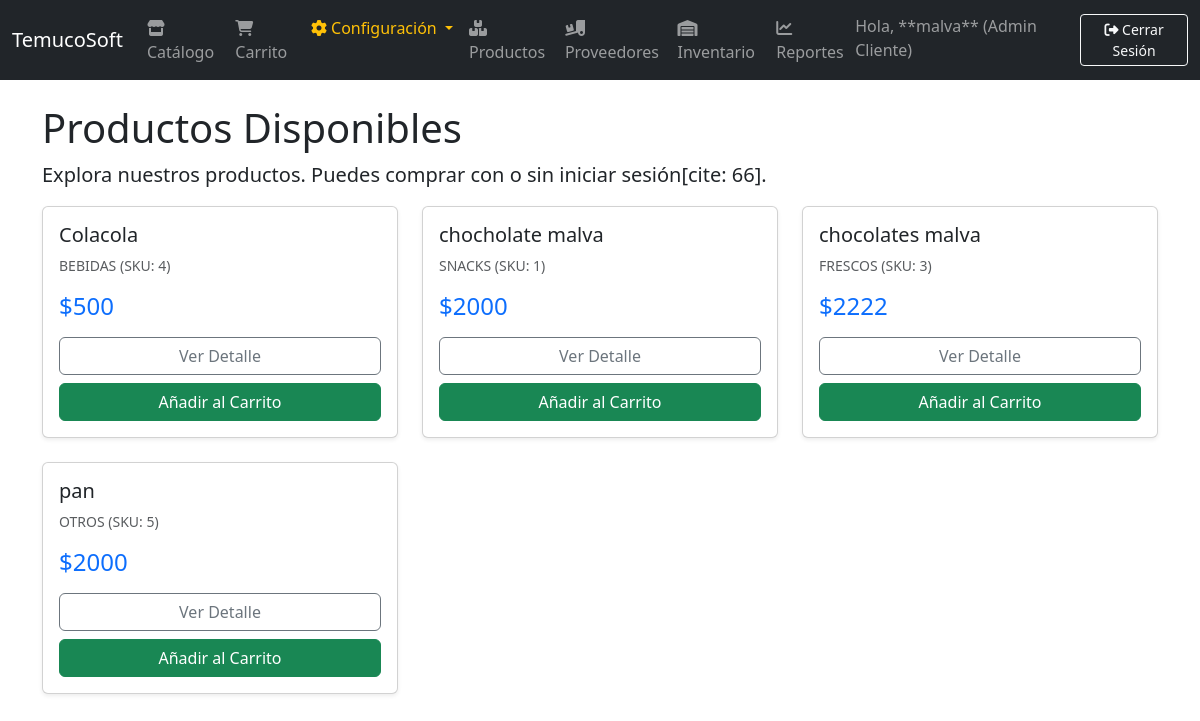
The page /shop/products/ (signed in) on the database its author committed.
### accounts/models.py (models this page shows, shortened)
class User(AbstractUser):
    ROLE_CHOICES = (
        ('super_admin', 'Super Administrador'),
        ('admin_cliente', 'Admin Cliente'),
        ('gerente', 'Gerente'),
        ('vendedor', 'Vendedor'),
        ('cliente_final', 'Cliente Final'),
    )
    role = models.CharField(max_length=20, choices=ROLE_CHOICES)
    rut = models.CharField(max_length=12, unique=True)
    company = models.ForeignKey(Company, on_delete=models.SET_NULL, null=True, blank=True)
    branch = models.ForeignKey(Branch, on_delete=models.SET_NULL, null=True, blank=True)
    is_active = models.BooleanField(default=True)
    created_at = models.DateTimeField(auto_now_add=True)
    EMAIL_FIELD = 'email'
    REQUIRED_FIELDS = ['email', 'role', 'rut']

### products/models.py (models this page shows, shortened)
class Product(models.Model):
    CATEGORY_CHOICES = (
        ('ALIMENTOS', 'Alimentos y Comestibles'),
        ('BEBIDAS', 'Bebidas y Licores'),
        ('SNACKS', 'Snacks y Confitería'),
        ('LIMPIEZA', 'Productos de Limpieza'),
        ('HIGIENE', 'Higiene Personal'),
        ('FARMACIA', 'Medicamentos / Farmacia'),
        ('TECNOLOGIA', 'Electrónica y Tecnología'),
        ('HOGAR', 'Artículos para el Hogar'),
        ('JUGUETES', 'Juguetes'),
        ('ROPA', 'Vestimenta y Accesorios'),
        ('DEPORTES', 'Deportes'),
        ('JARDIN', 'Jardinería'),
        ('MASCOTAS', 'Productos para Mascotas'),
        ('LIBROS', 'Libros y Papelería'),
        ('VEHICULOS', 'Accesorios para Vehículos'),
        ('HERRAMIENTAS', 'Herramientas'),
        ('SERVICIOS', 'Servicios'),
        ('CONGELADOS', 'Congelados'),
        ('FRESCOS', 'Productos Frescos'),
        ('OTROS', 'Otros / Varios'),
    )
    company = models.ForeignKey(Company, on_delete=models.CASCADE)
    sku = models.CharField(max_length=50)
    name = models.CharField(max_length=100)
    description = models.TextField(blank=True)
    price = models.DecimalField(max_digits=10, decimal_places=2)
    cost = models.DecimalField(max_digits=10, decimal_places=2)
    category = models.CharField(max_length=50, choices=CATEGORY_CHOICES)
    class Meta:
        ordering = ['name']
        unique_together = (('company', 'sku'),)

### sales/views_templates.py (the view)
class CatalogoView(TemplateView):
    template_name = 'shop/catalogo.html'
    def get_context_data(self, **kwargs):
        context = super().get_context_data(**kwargs)
        context['products'] = Product.objects.filter(company__is_active=True).order_by('name')
        return context

### templates/shop/catalogo.html (shortened to what this page needs)
{% extends 'base.html' %}
{% block content %}
    <h1>Productos Disponibles</h1>
    <p class="lead">Explora nuestros productos. Puedes comprar con o sin iniciar sesión[cite: 66].</p>
    <div class="row row-cols-1 row-cols-md-3 g-4">
        {% for product in products %}
        <div class="col">
            <div class="card h-100 shadow-sm">
                <div class="card-body d-flex flex-column">
                    <h5 class="card-title">{{ product.name }}</h5>
                    <p class="card-text text-muted small">{{ product.category }} (SKU: {{ product.sku }})</p>
                    <h4 class="text-primary mt-auto">${{ product.price|floatformat:0 }}</h4>
                    <div class="d-grid gap-2 mt-2">
                        <a href="{% url 'shop:detalle' product.id %}" class="btn btn-outline-secondary">Ver Detalle</a>
                        <button class="btn btn-success btn-add-cart" data-product-id="{{ product.id }}">
                            Añadir al Carrito
                        </button>
                    </div>
                </div>
            </div>
        </div>
        {% empty %}
            <p>No hay productos disponibles en este momento.</p>
        {% endfor %}
    </div>
{% endblock %}

### templates/base.html (shortened to what this page needs)
{% load static %}
<!DOCTYPE html>
<html lang="es">
<head>
    <link href="https://cdn.jsdelivr.net/npm/bootstrap@5.3.3/dist/css/bootstrap.min.css" rel="stylesheet">
    <link rel="stylesheet" href="https://cdnjs.cloudflare.com/ajax/libs/font-awesome/6.5.2/css/all.min.css">
</head>
<body>
    <nav class="navbar navbar-expand-lg navbar-dark bg-dark">
        <div class="container-fluid">
            <a class="navbar-brand" href="{% url 'dashboard' %}">TemucoSoft</a>
            <div class="collapse navbar-collapse" id="navbarNav">
                <ul class="navbar-nav me-auto mb-2 mb-lg-0">
                    <li class="nav-item">
                        <a class="nav-link" href="{% url 'shop:catalogo' %}"><i class="fas fa-store"></i> Catálogo</a>
                    </li>
                    <li class="nav-item">
                        <a class="nav-link" href="{% url 'shop:cart' %}"><i class="fas fa-shopping-cart"></i> Carrito</a>
                    </li>
                    {% if user.is_authenticated %}
                        {% if user.role == 'super_admin' or user.role == 'admin_cliente' %}
                            <li class="nav-item dropdown">
                                <a class="nav-link dropdown-toggle text-warning" href="#" role="button" data-bs-toggle="dropdown" aria-expanded="false">
                                    <i class="fas fa-cog"></i> Configuración
                                </a>
                            </li>
                        {% endif %}
                        {% if user.role == 'admin_cliente' or user.role == 'gerente' %}
                            <li class="nav-item"><a class="nav-link" href="{% url 'products:product_list' %}"><i class="fas fa-boxes"></i> Productos</a></li>
                            <li class="nav-item"><a class="nav-link" href="{% url 'products:supplier_list' %}"><i class="fas fa-truck-loading"></i> Proveedores</a></li>
                            <li class="nav-item"><a class="nav-link" href="{% url 'products:inventory_list' %}"><i class="fas fa-warehouse"></i> Inventario</a></li>
                            <li class="nav-item"><a class="nav-link" href="{% url 'sales:report-sales' %}"><i class="fas fa-chart-line"></i> Reportes</a></li>
                        {% endif %}
                    {% endif %}
                </ul>
                <ul class="navbar-nav">
                    {% if user.is_authenticated %}
                        <li class="nav-item">
                            <span class="navbar-text me-3">
                                Hola, **{{ user.username }}** ({{ user.get_role_display }})
                            </span>
                        </li>
                        <li class="nav-item">
                            <a class="btn btn-sm btn-outline-light" href="#" onclick="secureLogout(event)"><i class="fas fa-sign-out-alt"></i> Cerrar Sesión</a>
                        </li>
                    {% else %}
                        <li class="nav-item">
                            <a class="btn btn-sm btn-outline-light" href="{% url 'login' %}"><i class="fas fa-sign-in-alt"></i> Iniciar Sesión</a>
                        </li>
                    {% endif %}
                </ul>
            </div>
        </div>
    </nav>
    <main class="container mt-4">
        {% block content %}
        {% endblock %}
    </main>
</body>
</html>

### rows shown on the page
User: username "malva", role "Admin Cliente"
Product: name "Colacola", category "BEBIDAS", sku "4", price "500"
Product: name "chocholate malva", category "SNACKS", sku "1", price "2000"
Product: name "chocolates malva", category "FRESCOS", sku "3", price "2222"
Product: name "pan", category "OTROS", sku "5", price "2000"
